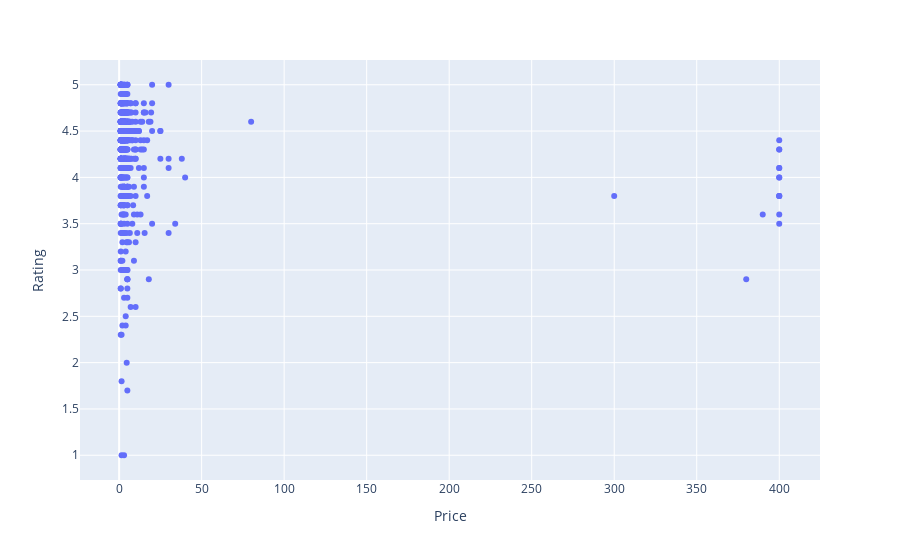

Notebook code cell kept with this figure:
### Code cell
px.scatter(paid_apps, x='Price',y='Rating')

### Figure 1 — Plotly figure (JSON) as saved in the notebook; plotly's stock layout.template omitted (floating-point values rounded to 4 significant figures; data arrays with more than 128 entries replaced by an {"elided": "..."} marker saying what was removed)
{"data": [{"hovertemplate": "Price=%{x}<br>Rating=%{y}<extra></extra>", "legendgroup": "", "marker": {"color": "#636efa", "symbol": "circle"}, "mode": "markers", "name": "", "orientation": "v", "showlegend": false, "type": "scatter", "x": {"elided": "613 float values"}, "xaxis": "x", "y": {"elided": "613 float values"}, "yaxis": "y"}], "layout": {"legend": {"tracegroupgap": 0}, "margin": {"t": 60}, "xaxis": {"anchor": "y", "domain": [0, 1], "title": {"text": "Price"}}, "yaxis": {"anchor": "x", "domain": [0, 1], "title": {"text": "Rating"}}}}
